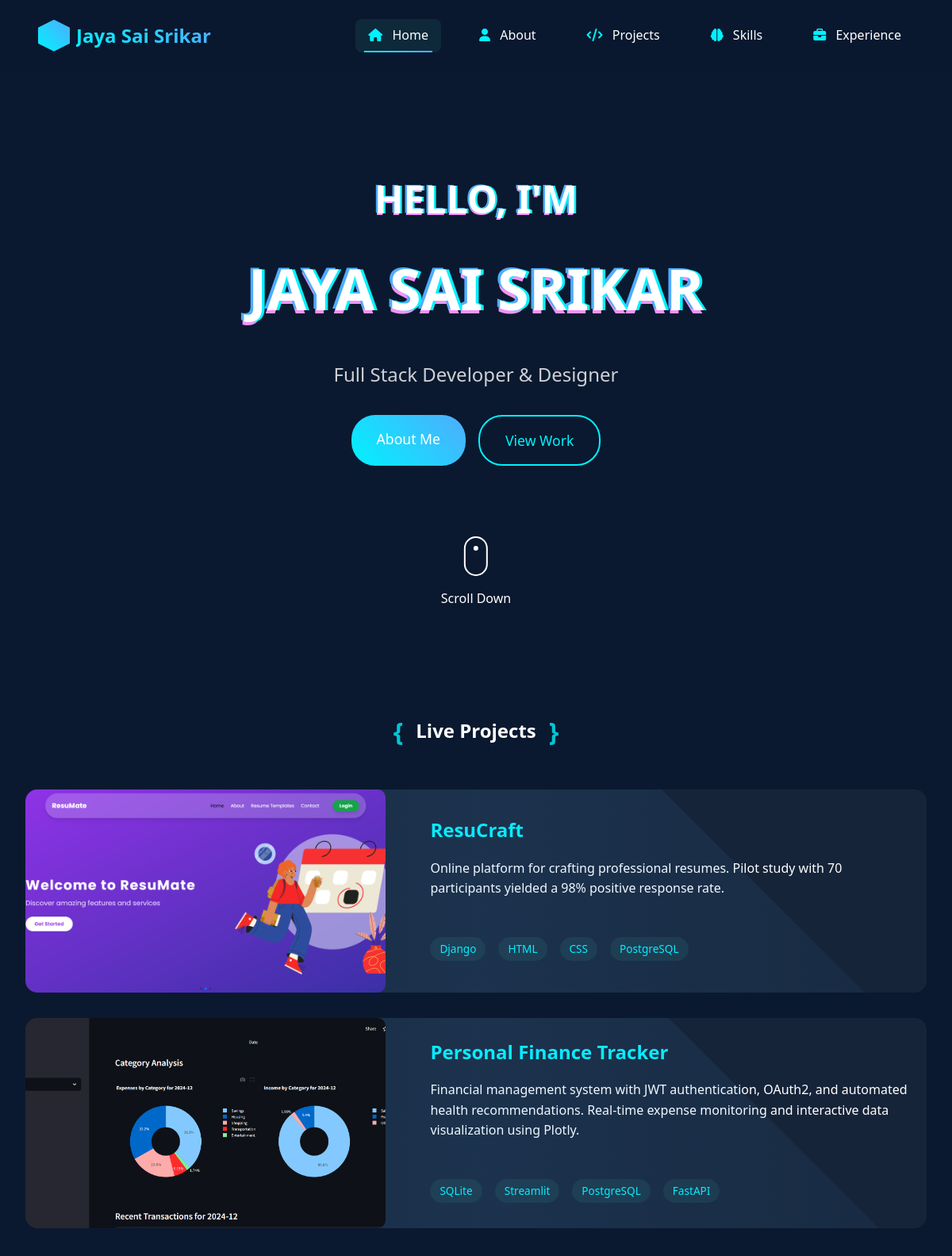
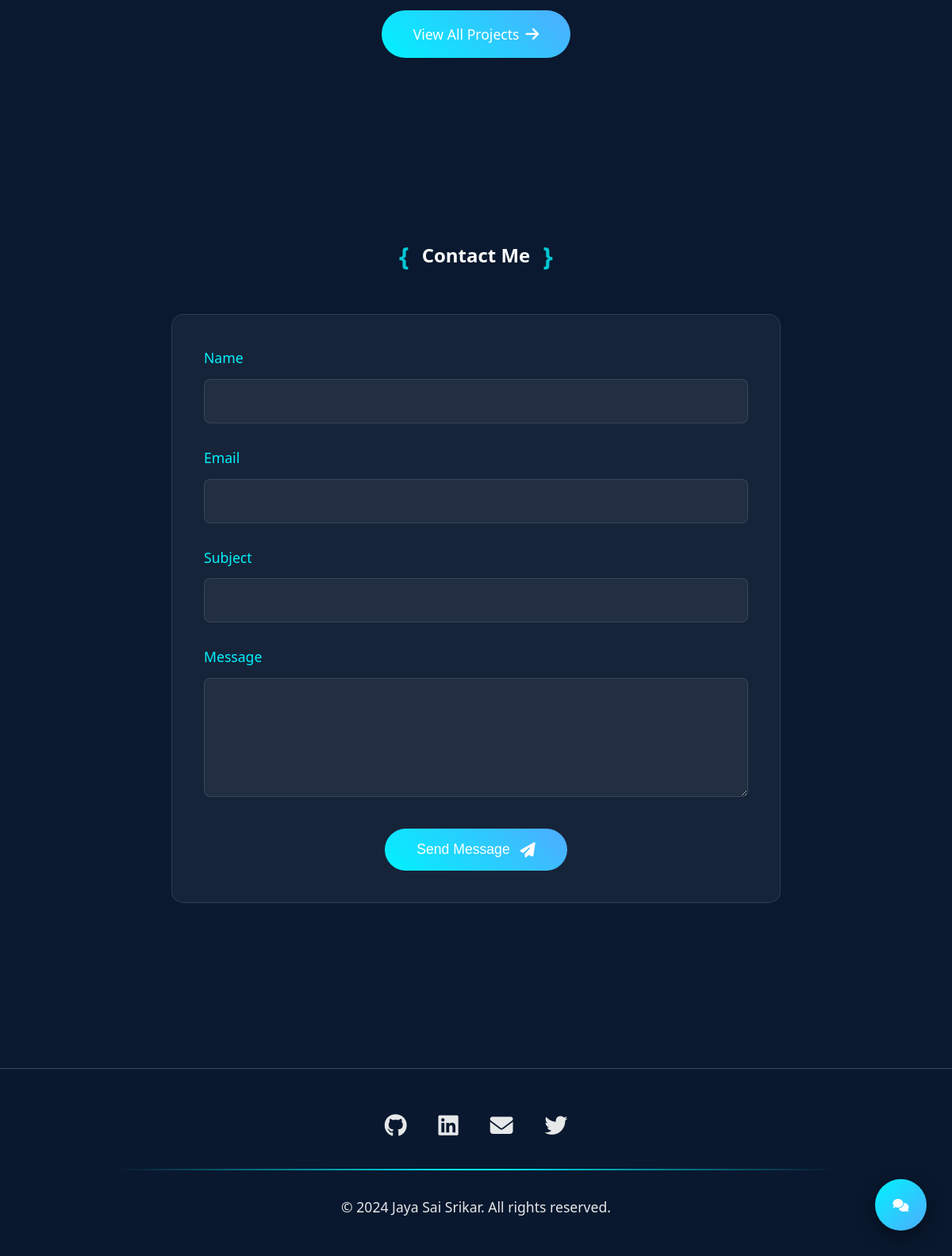
The page / on the database its author committed (2 pictures, top to bottom).
### core/models.py (models this page shows, shortened)
class Project(models.Model):
    title = models.CharField(max_length=200)
    description = models.TextField()
    image = models.ImageField(upload_to=project_image_path)
    url = models.URLField(blank=True)
    github_url = models.URLField(blank=True)
    is_live = models.BooleanField(default=False)
    technologies = models.ManyToManyField('Technology')
    created_at = models.DateTimeField(auto_now_add=True)
    class Meta:
        ordering = ['-created_at']

class Technology(models.Model):
    name = models.CharField(max_length=100)
    icon = models.ImageField(upload_to='technologies/', blank=True)
    class Meta:
        verbose_name_plural = 'Technologies'

### core/views.py (the view)
# urls.py: path('', views.home, name='home'),
def home(request):
    try:
        projects = Project.objects.filter(is_live=True).order_by('-created_at')[:3]
        for project in projects:
            if project.image:
                project.image_url = f'/media/{project.image.name}'
        context = {'live_projects': projects}
        return render(request, 'core/home.html', context)
    except Exception as e:
        logger.error(f"Error in home view: {str(e)}")
        return render(request, 'core/home.html', {'live_projects': []})

### core/templatetags/custom_filters.py (called while the page is built)
@register.filter
def multiply(value, arg):
    try:
        return int(value) * int(arg)
    except (ValueError, TypeError):
        return ''

### templates/core/home.html (shortened to what this page needs)
{% extends 'core/base.html' %}
{% load custom_filters %}
{% block content %}
<div class="hero-section">
    <div class="hero-content" data-aos="fade-up">
        <div class="glitch-container">
            <h1 class="glitch" data-text="Hello, I'm">Hello, I'm</h1>
            <h1 class="glitch hero-name" data-text="Jaya Sai Srikar">Jaya Sai Srikar</h1>
        </div>
        <p class="hero-subtitle">Full Stack Developer & Designer</p>
        <div class="hero-cta">
            <a href="{% url 'about' %}" class="cta-button primary">About Me</a>
            <a href="{% url 'projects' %}" class="cta-button secondary">View Work</a>
        </div>
    </div>
    <div class="hero-scroll">
        <div class="mouse"></div>
        <p>Scroll Down</p>
    </div>
</div>
<div class="live-projects-section" data-aos="fade-up">
    <div class="section-header">
        <div class="section-title">
            <span class="bracket">{</span>
            <h2>Live Projects</h2>
            <span class="bracket">}</span>
        </div>
    </div>
    <div class="live-projects-grid">
        {% if live_projects %}
            {% for project in live_projects %}
                <div class="project-card glass" data-aos="fade-up" data-aos-delay="{{ forloop.counter|multiply:100 }}">
                    <div class="project-content">
                        <div class="project-image">
                            <img src="{{ project.image_url }}" alt="{{ project.title }}">
                        </div>
                        <div class="project-info">
                            <h3>{{ project.title }}</h3>
                            <p>{{ project.description }}</p>
                            <div class="project-tech">
                                {% for tech in project.technologies.all %}
                                    <span class="tech-tag">{{ tech.name }}</span>
                                {% endfor %}
                            </div>
                        </div>
                    </div>
                </div>
            {% endfor %}
        {% else %}
            <div class="no-projects">
                <p>No projects available at the moment.</p>
            </div>
        {% endif %}
    </div>
    <div class="view-all-button" data-aos="fade-up">
        <a href="{% url 'projects' %}" class="cta-button">
            View All Projects
            <i class="fas fa-arrow-right"></i>
        </a>
    </div>
</div>
<div class="contact-section" data-aos="fade-up">
    <div class="section-header">
        <div class="section-title">
            <span class="bracket">{</span>
            <h2>Contact Me</h2>
            <span class="bracket">}</span>
        </div>
    </div>
    <div class="contact-container">
        <form method="POST" class="contact-form glass">
            <div class="form-group">
                <label for="name">Name</label>
                <input type="text" id="name" name="name" required>
            </div>
            <div class="form-group">
                <label for="email">Email</label>
                <input type="email" id="email" name="email" required>
            </div>
            <div class="form-group">
                <label for="subject">Subject</label>
                <input type="text" id="subject" name="subject" required>
            </div>
            <div class="form-group">
                <label for="message">Message</label>
                <textarea id="message" name="message" rows="5" required></textarea>
            </div>
            <button type="submit" class="submit-btn">
                Send Message
                <i class="fas fa-paper-plane"></i>
            </button>
        </form>
    </div>
</div>
{% endblock %}

### rows shown on the page
Project: shows a picture, title "ResuCraft", description "Online platform for crafting professional resumes. Pilot study with 70 participants yielded a 98% positive response rate."
Technology: name "Django"
Technology: name "HTML"
Technology: name "CSS"
Technology: name "PostgreSQL"
Project: shows a picture, title "Personal Finance Tracker", description "Financial management system with JWT authentication, OAuth2, and automated health recommendations. Real-time expense monitoring and interactive data visualization using Plotly."
Technology: name "SQLite"
Technology: name "Streamlit"
Technology: name "FastAPI"
